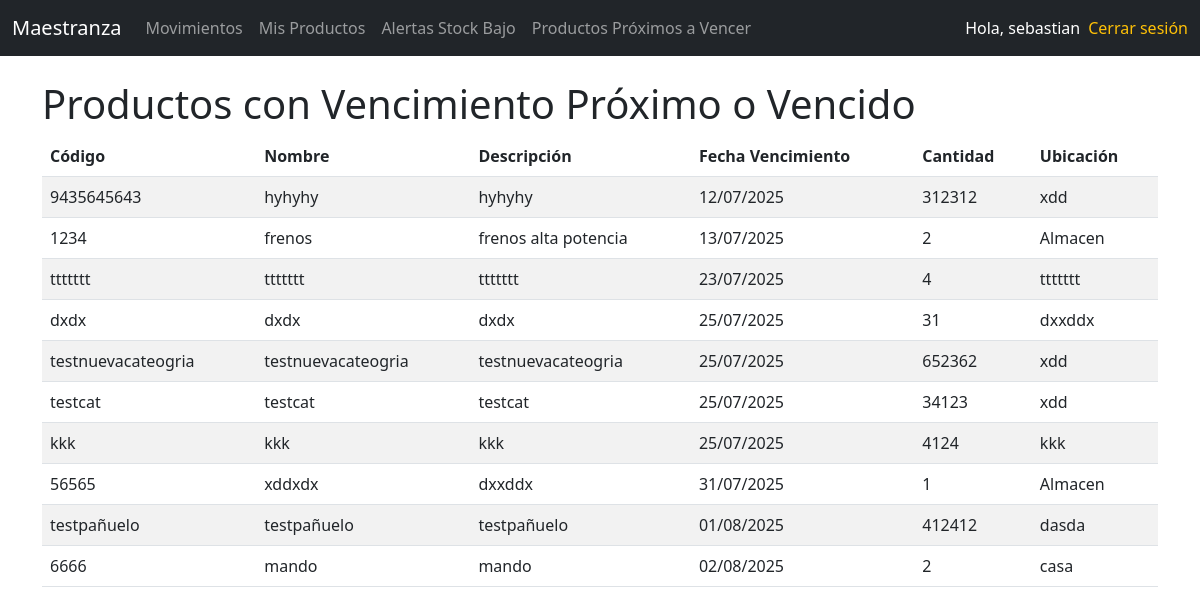
Page /productos/vencimiento/ (signed in) on the committed database.
### inventario/models.py (models this page shows, shortened)
class Producto(models.Model):
    codigo = models.CharField(max_length=20, unique=True)
    nombre = models.CharField(max_length=100)
    descripcion = models.TextField(blank=True)
    cantidad = models.PositiveIntegerField(default=0)
    ubicacion = models.CharField(max_length=100)
    fecha_vencimiento = models.DateField(null=True, blank=True)
    umbral_stock_bajo = models.PositiveIntegerField(default=5)  # umbral para alerta
    categorias = models.ManyToManyField(Categoria, blank=True)

### inventario/views.py (the view)
# urls.py: path('productos/vencimiento/', ProductosVencimientoListView.as_view(), name='productos-vencimiento'),
class ProductosVencimientoListView(LoginRequiredMixin, ListView):
    model = Producto
    template_name = 'inventario/productos_vencimiento.html'
    context_object_name = 'productos_vencimiento'
    def get_queryset(self):
        hoy = timezone.now().date()
        fecha_alerta = hoy + timedelta(days=30)  # Avisar 30 días antes
        return Producto.objects.filter(
            Q(fecha_vencimiento__lte=fecha_alerta) & Q(fecha_vencimiento__isnull=False)
        ).order_by('fecha_vencimiento')
    def get_context_data(self, **kwargs):
        context = super().get_context_data(**kwargs)
        context['today'] = timezone.now().date()
        return context

### inventario/templatetags/user_tags.py (called while the page is built)
@register.filter(name='has_group')
def has_group(user, group_name):
    return user.groups.filter(name=group_name).exists()

### inventario/templates/inventario/productos_vencimiento.html (shortened to what this page needs)
{% extends 'base.html' %}
{% block content %}
<h1>Productos con Vencimiento Próximo o Vencido</h1>
<table class="table table-striped">
    <thead>
        <tr>
            <th>Código</th>
            <th>Nombre</th>
            <th>Descripción</th>
            <th>Fecha Vencimiento</th>
            <th>Cantidad</th>
            <th>Ubicación</th>
        </tr>
    </thead>
    <tbody>
        {% for producto in productos_vencimiento %}
            <tr {% if producto.fecha_vencimiento < today %} class="table-danger" {% endif %}>
                <td>{{ producto.codigo }}</td>
                <td>{{ producto.nombre }}</td>
                <td>{{ producto.descripcion|default:"-" }}</td>
                <td>{{ producto.fecha_vencimiento|date:"d/m/Y" }}</td>
                <td>{{ producto.cantidad }}</td>
                <td>{{ producto.ubicacion }}</td>
            </tr>
        {% empty %}
            <tr><td colspan="6" class="text-center">No hay productos próximos a vencer.</td></tr>
        {% endfor %}
    </tbody>
</table>
{% endblock %}

### inventario/templates/inventario/navbar.html (shortened to what this page needs)
<nav class="navbar navbar-expand-lg navbar-dark bg-dark">
  <div class="container-fluid">
    <a class="navbar-brand" href="{% url 'home' %}">Maestranza</a>
{% load user_tags %}
    <div class="collapse navbar-collapse" id="navbarContent">
      <ul class="navbar-nav me-auto mb-2 mb-lg-0">
        {% if user.is_authenticated %}
            {% if user|has_group:"Administrador" or user|has_group:"Gestor de Inventario" or user|has_group:"Encargado de Logística" %}
                <li class="nav-item"><a class="nav-link" href="{% url 'movimiento-list' %}">Movimientos</a></li>
            {% endif %}
            {% if user|has_group:"Gestor de Inventario" %}
                <li class="nav-item"><a class="nav-link" href="{% url 'producto-list' %}">Mis Productos</a></li>
            {% endif %}
            {% if user|has_group:"Administrador" or user|has_group:"Gestor de Inventario" or user|has_group:"Encargado de Logística" %}
                <li class="nav-item"><a class="nav-link" href="{% url 'alerta-stock-bajo' %}">Alertas Stock Bajo</a></li>
            {% endif %}
            {% if user|has_group:"Administrador" or user|has_group:"Gestor de Inventario" or user|has_group:"Encargado de Logística" %}
                <li class="nav-item"><a class="nav-link" href="{% url 'productos-vencimiento' %}">Productos Próximos a Vencer</a></li>
            {% endif %}
        {% endif %}
      </ul>
      <ul class="navbar-nav mb-2 mb-lg-0">
        {% if user.is_authenticated %}
            <li class="nav-item">
              <span class="navbar-text text-white me-2">Hola, {{ user.username }}</span>
            </li>
            <li class="nav-item">
              <form method="post" action="{% url 'logout' %}">
                <button class="btn btn-link nav-link text-warning" type="submit" style="padding: 0;">Cerrar sesión</button>
              </form>
            </li>
        {% else %}
            <li class="nav-item"><a class="nav-link text-success" href="{% url 'login' %}">Iniciar sesión</a></li>
            <li class="nav-item"><a class="nav-link text-info" href="{% url 'register' %}">Registrarse</a></li>
        {% endif %}
      </ul>
    </div>
  </div>
</nav>

### rows in the picture
Producto: codigo "9435645643", nombre "hyhyhy", descripcion "hyhyhy", fecha_vencimiento "12/07/2025", cantidad "312312", ubicacion "xdd"
Producto: codigo "1234", nombre "frenos", descripcion "frenos alta potencia", fecha_vencimiento "13/07/2025", cantidad "2", ubicacion "Almacen"
Producto: codigo "ttttttt", nombre "ttttttt", descripcion "ttttttt", fecha_vencimiento "23/07/2025", cantidad "4", ubicacion "ttttttt"
Producto: codigo "dxdx", nombre "dxdx", descripcion "dxdx", fecha_vencimiento "25/07/2025", cantidad "31", ubicacion "dxxddx"
Producto: codigo "testnuevacateogria", nombre "testnuevacateogria", descripcion "testnuevacateogria", fecha_vencimiento "25/07/2025", cantidad "652362", ubicacion "xdd"
Producto: codigo "testcat", nombre "testcat", descripcion "testcat", fecha_vencimiento "25/07/2025", cantidad "34123", ubicacion "xdd"
Producto: codigo "kkk", nombre "kkk", descripcion "kkk", fecha_vencimiento "25/07/2025", cantidad "4124", ubicacion "kkk"
Producto: codigo "56565", nombre "xddxdx", descripcion "dxxddx", fecha_vencimiento "31/07/2025", cantidad "1", ubicacion "Almacen"
Producto: codigo "testpañuelo", nombre "testpañuelo", descripcion "testpañuelo", fecha_vencimiento "01/08/2025", cantidad "412412", ubicacion "dasda"
Producto: codigo "6666", nombre "mando", descripcion "mando", fecha_vencimiento "02/08/2025", cantidad "2", ubicacion "casa"

### other values in the picture
{{ user.username }} "sebastian"
